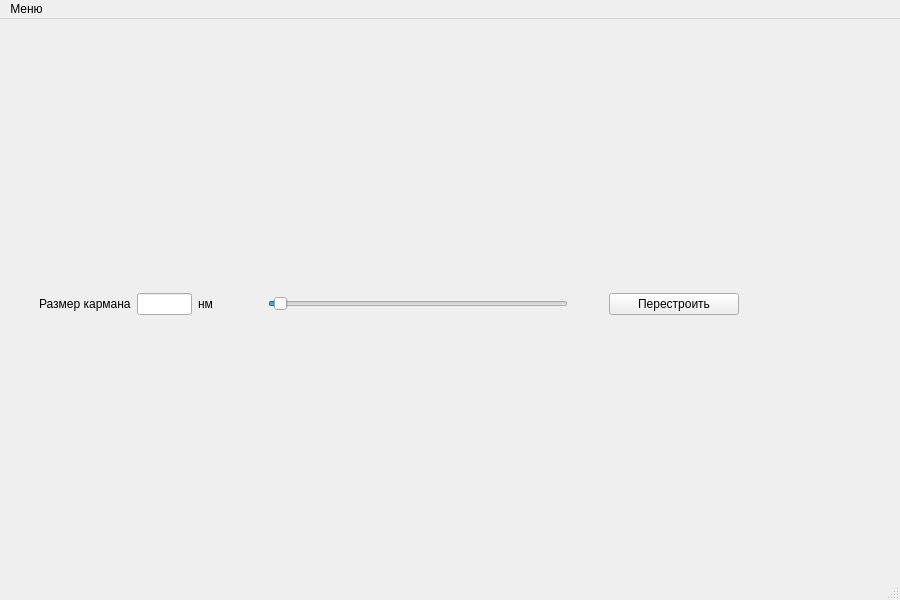
<?xml version="1.0" encoding="UTF-8"?>
<ui version="4.0">
 <class>DiagramWindow</class>
 <widget class="QMainWindow" name="DiagramWindow">
  <property name="geometry">
   <rect>
    <x>0</x>
    <y>0</y>
    <width>900</width>
    <height>600</height>
   </rect>
  </property>
  <property name="minimumSize">
   <size>
    <width>900</width>
    <height>600</height>
   </size>
  </property>
  <property name="windowTitle">
   <string>DiagramWindow</string>
  </property>
  <widget class="QWidget" name="centralwidget">
   <layout class="QGridLayout" name="gridLayout_2">
    <item row="0" column="0">
     <layout class="QGridLayout" name="gridLayout">
      <item row="0" column="0">
       <widget class="QWidget" name="topWidget" native="true">
        <property name="minimumSize">
         <size>
          <width>0</width>
          <height>55</height>
         </size>
        </property>
        <property name="maximumSize">
         <size>
          <width>16777215</width>
          <height>55</height>
         </size>
        </property>
        <widget class="QWidget" name="layoutWidget">
         <property name="geometry">
          <rect>
           <x>30</x>
           <y>20</y>
           <width>700</width>
           <height>26</height>
          </rect>
         </property>
         <layout class="QHBoxLayout" name="horizontalLayout">
          <item>
           <widget class="QLabel" name="label">
            <property name="minimumSize">
             <size>
              <width>90</width>
              <height>0</height>
             </size>
            </property>
            <property name="text">
             <string>Размер кармана</string>
            </property>
           </widget>
          </item>
          <item>
           <widget class="QLineEdit" name="lineEdit">
            <property name="minimumSize">
             <size>
              <width>55</width>
              <height>0</height>
             </size>
            </property>
            <property name="maximumSize">
             <size>
              <width>45</width>
              <height>16777215</height>
             </size>
            </property>
            <property name="text">
             <string/>
            </property>
            <property name="readOnly">
             <bool>false</bool>
            </property>
           </widget>
          </item>
          <item>
           <widget class="QLabel" name="label_2">
            <property name="text">
             <string>нм</string>
            </property>
           </widget>
          </item>
          <item>
           <spacer name="horizontalSpacer">
            <property name="orientation">
             <enum>Qt::Horizontal</enum>
            </property>
            <property name="sizeType">
             <enum>QSizePolicy::Minimum</enum>
            </property>
            <property name="sizeHint" stdset="0">
             <size>
              <width>5</width>
              <height>20</height>
             </size>
            </property>
           </spacer>
          </item>
          <item>
           <widget class="QSlider" name="horizontalSlider">
            <property name="minimumSize">
             <size>
              <width>300</width>
              <height>0</height>
             </size>
            </property>
            <property name="maximumSize">
             <size>
              <width>200</width>
              <height>16777215</height>
             </size>
            </property>
            <property name="minimum">
             <number>4</number>
            </property>
            <property name="maximum">
             <number>2500</number>
            </property>
            <property name="value">
             <number>50</number>
            </property>
            <property name="orientation">
             <enum>Qt::Horizontal</enum>
            </property>
           </widget>
          </item>
          <item>
           <spacer name="horizontalSpacer_2">
            <property name="orientation">
             <enum>Qt::Horizontal</enum>
            </property>
            <property name="sizeType">
             <enum>QSizePolicy::Minimum</enum>
            </property>
            <property name="sizeHint" stdset="0">
             <size>
              <width>35</width>
              <height>20</height>
             </size>
            </property>
           </spacer>
          </item>
          <item>
           <widget class="QPushButton" name="pushButton">
            <property name="minimumSize">
             <size>
              <width>130</width>
              <height>0</height>
             </size>
            </property>
            <property name="text">
             <string>Перестроить</string>
            </property>
           </widget>
          </item>
         </layout>
        </widget>
       </widget>
      </item>
     </layout>
    </item>
   </layout>
  </widget>
  <widget class="QMenuBar" name="menubar">
   <property name="geometry">
    <rect>
     <x>0</x>
     <y>0</y>
     <width>900</width>
     <height>21</height>
    </rect>
   </property>
   <widget class="QMenu" name="menu">
    <property name="title">
     <string>Меню</string>
    </property>
    <addaction name="exportFileAction"/>
    <addaction name="separator"/>
    <addaction name="barDiagramChecker"/>
    <addaction name="splineChecker"/>
    <addaction name="separator"/>
    <addaction name="action_8"/>
   </widget>
   <addaction name="menu"/>
  </widget>
  <widget class="QStatusBar" name="statusbar"/>
  <action name="exportFileAction">
   <property name="checkable">
    <bool>false</bool>
   </property>
   <property name="enabled">
    <bool>true</bool>
   </property>
   <property name="text">
    <string>Экспорт диаграммы txt</string>
   </property>
  </action>
  <action name="barDiagramChecker">
   <property name="enabled">
    <bool>false</bool>
   </property>
   <property name="text">
    <string>Вкл/Выкл Столбчатая диаграмма</string>
   </property>
  </action>
  <action name="splineChecker">
   <property name="text">
    <string>Вкл/Выкл Аппроксимирующая прямая</string>
   </property>
  </action>
  <action name="action_3">
   <property name="text">
    <string>Задать цвет столбцов</string>
   </property>
  </action>
  <action name="action_4">
   <property name="text">
    <string>Задать цвет кривых</string>
   </property>
  </action>
  <action name="action_6">
   <property name="text">
    <string>Задать цвет столбцов</string>
   </property>
  </action>
  <action name="action_7">
   <property name="text">
    <string>Задать цвет кривых</string>
   </property>
  </action>
  <action name="action_8">
   <property name="text">
    <string>Изменить цвета</string>
   </property>
  </action>
 </widget>
 <resources/>
 <connections>
  <connection>
   <sender>horizontalSlider</sender>
   <signal>valueChanged(int)</signal>
   <receiver>lineEdit</receiver>
   <slot>paste()</slot>
   <hints>
    <hint type="sourcelabel">
     <x>295</x>
     <y>305</y>
    </hint>
    <hint type="destinationlabel">
     <x>218</x>
     <y>312</y>
    </hint>
   </hints>
  </connection>
 </connections>
</ui>
